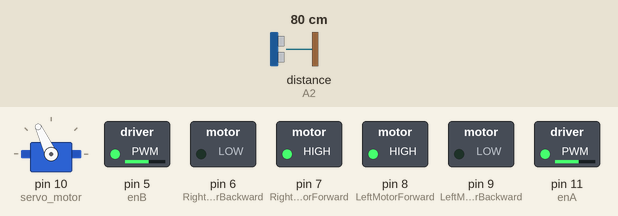
Simulated run of this sketch. Board: Arduino Uno, built with avr-gcc and run on an emulated ATmega328P. On the bench: servo, switched loads named in the sketch (green lamp = pin HIGH). The test bench sets the inputs (shaded band); at power-on: distance to the obstacle (sensor on A2) 80 cm. The echo pulse lasts 58.3 µs per cm.

Above: at 3.9 s.
4.0 s: distance to the obstacle (sensor on A2) set to 22 cm
5.5 s: distance to the obstacle (sensor on A2) set to 18 cm
At 7.1 s:
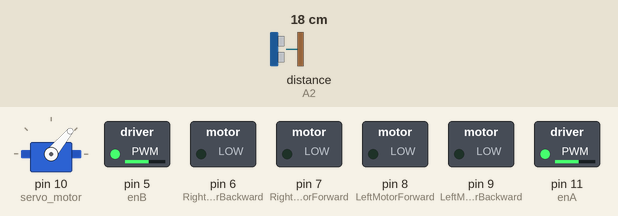
8.5 s: distance to the obstacle (sensor on A2) set to 35 cm
At 8.9 s:
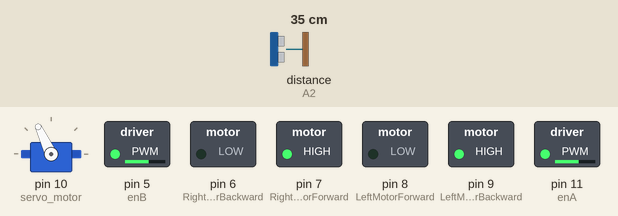
10.5 s: distance to the obstacle (sensor on A2) set to 2 cm
At 13.1 s:
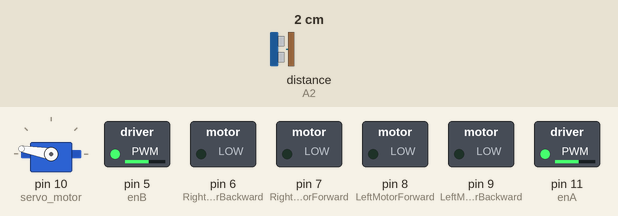
Timing chart, 0 to 14.5 s (numbered marks = the images above; inputs shaded):
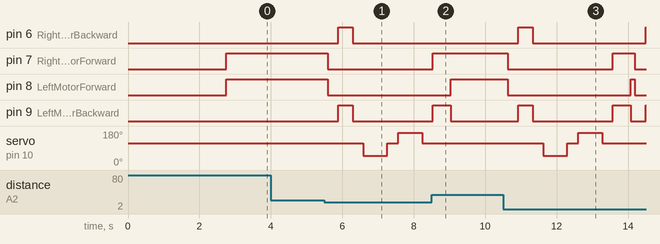

The sketch:

Arduino_Follow_Me_Robot.ino
```cpp
#include <Servo.h>          //Servo motor library. This is standard library
#include <NewPing.h>        //Ultrasonic sensor function library. You must install this library

//our L298N control pins
const int LeftMotorForward = 8;
const int LeftMotorBackward = 9;
const int RightMotorForward = 7;
const int RightMotorBackward = 6;

//sensor pins
#define trig_pin A1 //analog input 1
#define echo_pin A2 //analog input 2
#define enA 11//Enable1 L298 Pin enA
#define enB 5 //Enable2 L298 Pin enB

#define maximum_distance 200
boolean goesForward = false;
int distance = 100;

NewPing sonar(trig_pin, echo_pin, maximum_distance); //sensor function
Servo servo_motor; //our servo name


void setup(){

  pinMode(RightMotorForward, OUTPUT);
  pinMode(LeftMotorForward, OUTPUT);
  pinMode(LeftMotorBackward, OUTPUT);
  pinMode(RightMotorBackward, OUTPUT);
  pinMode(enA, OUTPUT); // declare as output for L298 Pin enA
  pinMode(enB, OUTPUT); // declare as output for L298 Pin enA
  analogWrite(enA, 150); // Write The Duty Cycle 0 to 255 Enable Pin A for Motor1 Speed
  analogWrite(enB, 150); // Write The Duty Cycle 0 to 255 Enable Pin B for Motor2 Speed

  servo_motor.attach(10); //our servo pin

  servo_motor.write(115);
  delay(2000);
  distance = readPing();
  delay(100);
  distance = readPing();
  delay(100);
  distance = readPing();
  delay(100);
  distance = readPing();
  delay(100);
}

void loop(){

  int distanceRight = 0;
  int distanceLeft = 0;
  delay(50);

  if (distance <= 20){
    moveStop();
    delay(300);
    moveBackward();
    delay(400);
    moveStop();
    delay(300);
    distanceRight = lookRight();
    delay(300);
    distanceLeft = lookLeft();
    delay(300);

    if (distanceRight < distanceLeft){
      turnRight();
      turnRight();


    }
    else{
      turnLeft();
      turnLeft();

    }
  }
  else{
    moveForward();
  }
    distance = readPing();
}

int lookRight(){
  servo_motor.write(50);
  delay(500);
  int distance = readPing();
  delay(100);
  servo_motor.write(115);
  return distance;
}

int lookLeft(){
  servo_motor.write(170);
  delay(500);
  int distance = readPing();
  delay(100);
  servo_motor.write(115);
  return distance;
  delay(100);
}

int readPing(){
  delay(70);
  int cm = sonar.ping_cm();
  if (cm==0){
    cm=250;
  }
  return cm;
}

void moveStop(){

  digitalWrite(RightMotorForward, LOW);
  digitalWrite(LeftMotorForward, LOW);
  digitalWrite(RightMotorBackward, LOW);
  digitalWrite(LeftMotorBackward, LOW);
}

void moveForward(){

  if(!goesForward){

    goesForward=true;

    digitalWrite(LeftMotorForward, HIGH);
    digitalWrite(RightMotorForward, HIGH);

    digitalWrite(LeftMotorBackward, LOW);
    digitalWrite(RightMotorBackward, LOW);
  }
}

void moveBackward(){

  goesForward=false;

  digitalWrite(LeftMotorBackward, HIGH);
  digitalWrite(RightMotorBackward, HIGH);

  digitalWrite(LeftMotorForward, LOW);
  digitalWrite(RightMotorForward, LOW);

}

void turnRight(){

  digitalWrite(LeftMotorForward, HIGH);
  digitalWrite(RightMotorBackward, HIGH);

  digitalWrite(LeftMotorBackward, LOW);
  digitalWrite(RightMotorForward, LOW);

  delay(250);

  digitalWrite(LeftMotorForward, HIGH);
  digitalWrite(RightMotorForward, HIGH);

  digitalWrite(LeftMotorBackward, LOW);
  digitalWrite(RightMotorBackward, LOW);


}

void turnLeft(){

  digitalWrite(LeftMotorBackward, HIGH);
  digitalWrite(RightMotorForward, HIGH);

  digitalWrite(LeftMotorForward, LOW);
  digitalWrite(RightMotorBackward, LOW);

  delay(250);

  digitalWrite(LeftMotorForward, HIGH);
  digitalWrite(RightMotorForward, HIGH);

  digitalWrite(LeftMotorBackward, LOW);
  digitalWrite(RightMotorBackward, LOW);
}
```

Measured:
- the behaviour switches between 21 and 20 cm on distance to the obstacle (sensor on A2) (found by bisection; images 0 and 1)
- after the input at 4.0 s, every drawn part: stays the same
- after the input at 5.5 s, pin 6 (RightMotorBackward), pin 9 (LeftMotorBackward): LOW → HIGH after 0.39 s, → LOW 0.40 s later; pin 7 (RightMotorForward), pin 8 (LeftMotorForward): HIGH → LOW after 0.09 s; servo on pin 10 (servo_motor): 115° → 50° after 1.1 s, → 115° 0.67 s later, → 170° 0.30 s later, → 115° 0.67 s later
- after the input at 8.5 s, pin 6 (RightMotorBackward): stays LOW (without the input it goes to HIGH after 0.96 s); pin 7 (RightMotorForward): goes on until 8.5 s, then stays HIGH
- after the input at 10.5 s, pin 6 (RightMotorBackward): LOW → HIGH after 0.43 s, → LOW 0.40 s later, → HIGH 3.2 s later; pin 7 (RightMotorForward): HIGH → LOW after 0.13 s, → HIGH 2.9 s later, → LOW 0.62 s later
